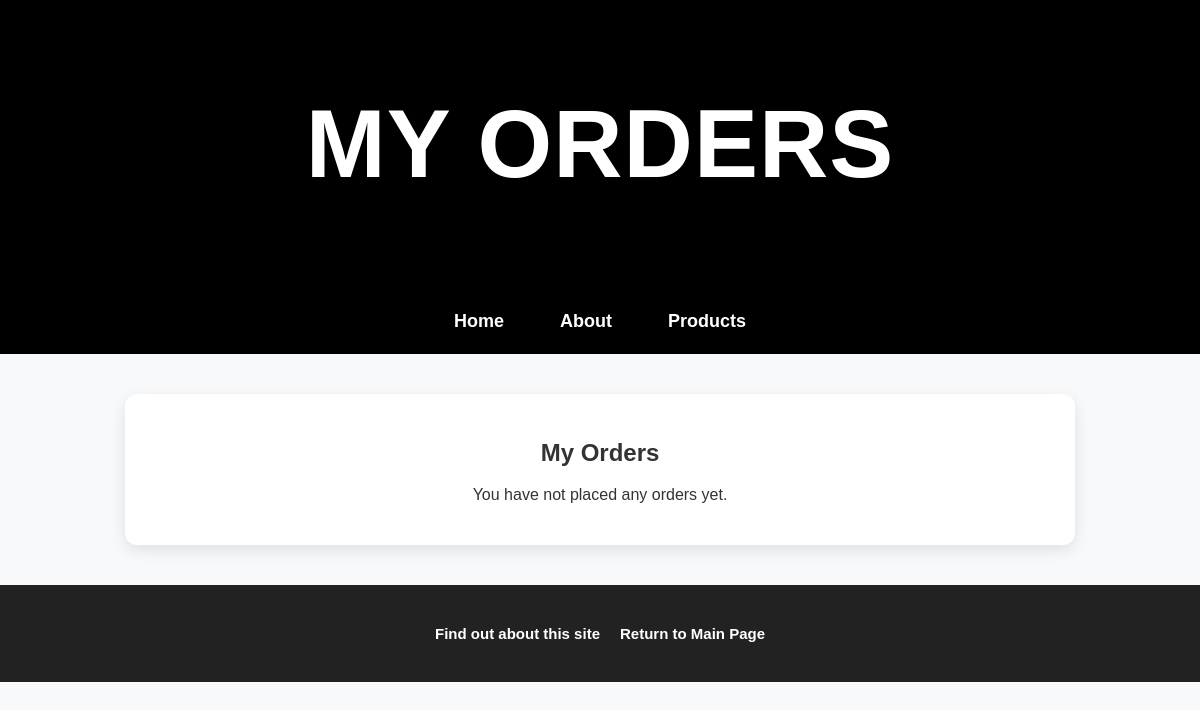
Page /myorders/ (signed in) on the earlier database version.
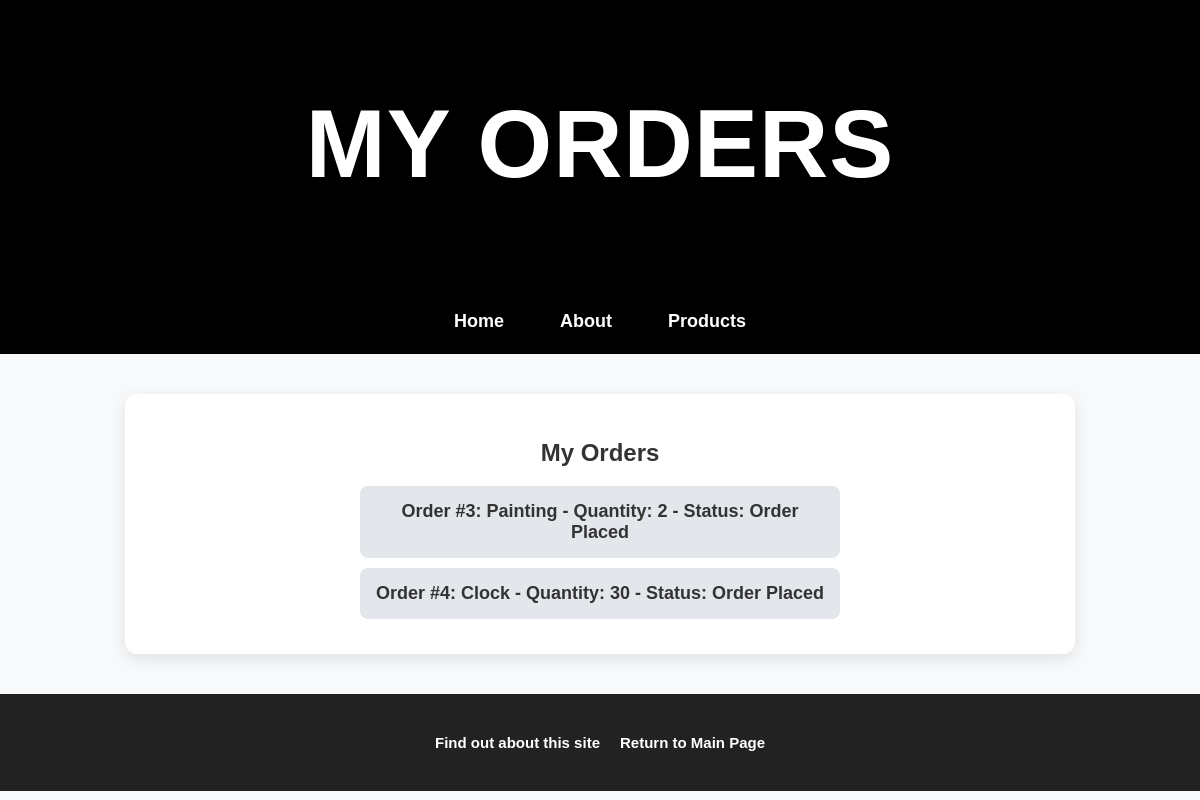
Same page on the later database version.
### myapp/models.py (models this page shows, shortened)
class Order(models.Model):
    ORDER_STATUS_CHOICES = [
        (0, 'Order Cancelled'),
        (1, 'Order Placed'),
        (2, 'Order Shipped'),
        (3, 'Order Delivered'),
    ]
    product = models.ForeignKey(Product, on_delete=models.CASCADE)
    client = models.ForeignKey(Client, on_delete=models.CASCADE)
    num_units = models.PositiveIntegerField()
    order_status = models.IntegerField(choices=ORDER_STATUS_CHOICES, default=1)
    status_date = models.DateField(auto_now=True)  # Auto-updates

class Product(models.Model):
    category = models.ForeignKey(Category, related_name='products', on_delete=models.CASCADE)
    name = models.CharField(max_length=200)
    price = models.DecimalField(max_digits=10, decimal_places=2)
    stock = models.PositiveIntegerField(default=100)
    available = models.BooleanField(default=True)
    description = models.TextField(null=True, blank=True)
    interested = models.PositiveIntegerField(default=0)

### myapp/views.py (the view)
# urls.py: path('myorders/', views.myorders, name='myorders'),
@login_required
def myorders(request):
    try:
        client = request.user
    except Client.DoesNotExist:
        return HttpResponse("You are not a registered client!")
    orders = Order.objects.filter(client=client)
    return render(request, 'myapp/myorders.html', {'orders': orders})

### myapp/templates/myapp/myorders.html (shortened to what this page needs)
{% extends 'myapp/base.html' %}
{% block myhdg %}My Orders{% endblock %}
{% block body_block %}
<div class="container">
  <h2>My Orders</h2>
  {% if orders %}
    <ul class="product-list">
      {% for order in orders %}
        <li>
          Order #{{ order.id }}: {{ order.product.name }} - Quantity: {{ order.num_units }} - Status:
          {% if order.order_status == 0 %}
            Order Cancelled
          {% elif order.order_status == 1 %}
            Order Placed
          {% elif order.order_status == 2 %}
            Order Shipped
          {% elif order.order_status == 3 %}
            Order Delivered
          {% endif %}
        </li>
      {% endfor %}
    </ul>
  {% else %}
    <p>You have not placed any orders yet.</p>
  {% endif %}
</div>
{% endblock %}

### myapp/templates/myapp/base.html (shortened to what this page needs)
<!DOCTYPE html>
{% load static %}
<html>
<head>
    <link rel="stylesheet" type="text/css" href="{% static 'myapp/style.css' %}" />
</head>
<body>
    <div class="header">
        <h1>{% block myhdg %}Hello, Group 5!{% endblock %}</h1>
    </div>
    <div class="navbar">
        <a href="{% url 'myapp:index' %}">Home</a>
        <a href="{% url 'myapp:about' %}">About</a>
        <a href="{% url 'myapp:products' %}">Products</a>
    </div>
    {% block body_block %} {% endblock %}
    <div class="footer">
        <ul>
            <li><a href="{% url 'myapp:about' %}">Find out about this site</a></li>
            <li><a href="{% url 'myapp:index' %}">Return to Main Page</a></li>
        </ul>
    </div>
</body>
</html>

### myapp/static/myapp/style.css (style rules this page uses)
body { background-color: #f8f9fa; color: #333; font-family: 'Arial', sans-serif; font-size: 16px; margin: 0; padding: 0; }
.header { background-color: #000000; color: white; text-align: center; padding: 25px 10px; font-size: 48px; font-weight: bold; text-transform: uppercase; letter-spacing: 1px; box-shadow: 0px 4px 6px rgba(0, 0, 0, 0.2); }
.navbar { background: #000000; padding: 12px; text-align: center; display: flex; justify-content: center; gap: 20px; }
.navbar a { color: white; text-decoration: none; font-size: 18px; padding: 10px 18px; border-radius: 8px; transition: background 0.3s ease-in-out; font-weight: bold; }
.container { width: 75%; margin: 40px auto; background: white; padding: 25px; box-shadow: 0px 5px 15px rgba(0, 0, 0, 0.1); border-radius: 12px; text-align: center; }
.category-list, .product-list { padding: 0; list-style-type: none; text-align: center; }
.category-list li, .product-list li { background: #e3e6ea; margin: 10px auto; padding: 15px; width: 50%; border-radius: 8px; font-size: 18px; font-weight: bold; transition: background 0.3s ease-in-out, transform 0.2s; }
.product-list { padding: 0; list-style-type: none; text-align: center; margin: 0 auto; }
.product-list li { background: #e3e6ea; margin: 10px auto; padding: 15px; width: 50%; border-radius: 8px; font-size: 18px; font-weight: bold; transition: background 0.3s ease-in-out, transform 0.2s; }
.footer { background: #222; color: white; text-align: center; padding: 15px; font-size: 15px; margin-top: 30px; display: flex; justify-content: center; gap: 25px; }
.footer ul { list-style: none; padding: 0; display: flex; justify-content: center; }
.footer li { display: inline; margin: 10px; }
.footer a { color: white; text-decoration: none; font-weight: bold; transition: color 0.3s ease-in-out; }

Differences in the rows shown:
added Order: id "3", product.name "Painting", num_units "2", order_status "Order Placed"
added Order: id "4", product.name "Clock", num_units "30", order_status "Order Placed"
Other differences:
text no longer shown: "You have not placed any orders yet."
